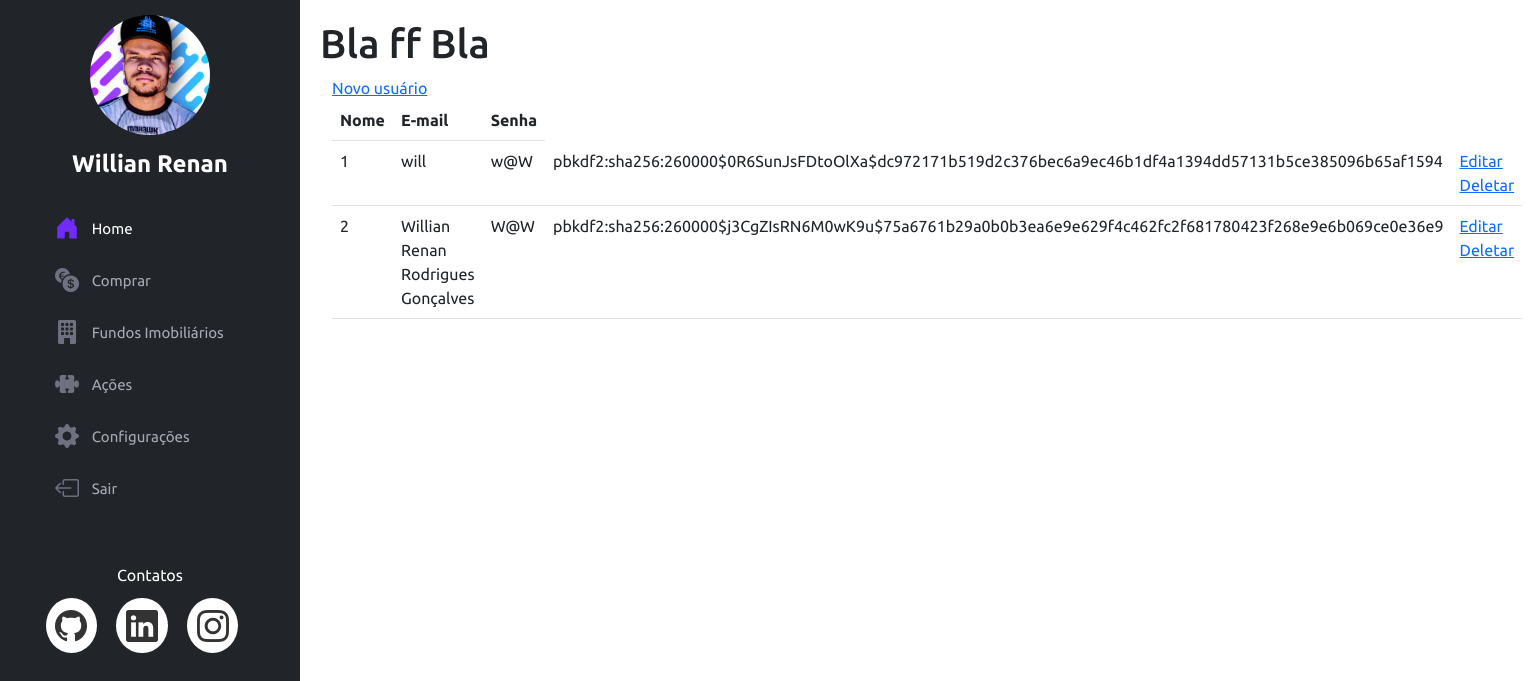
Before: /index (signed in) with the older database file.
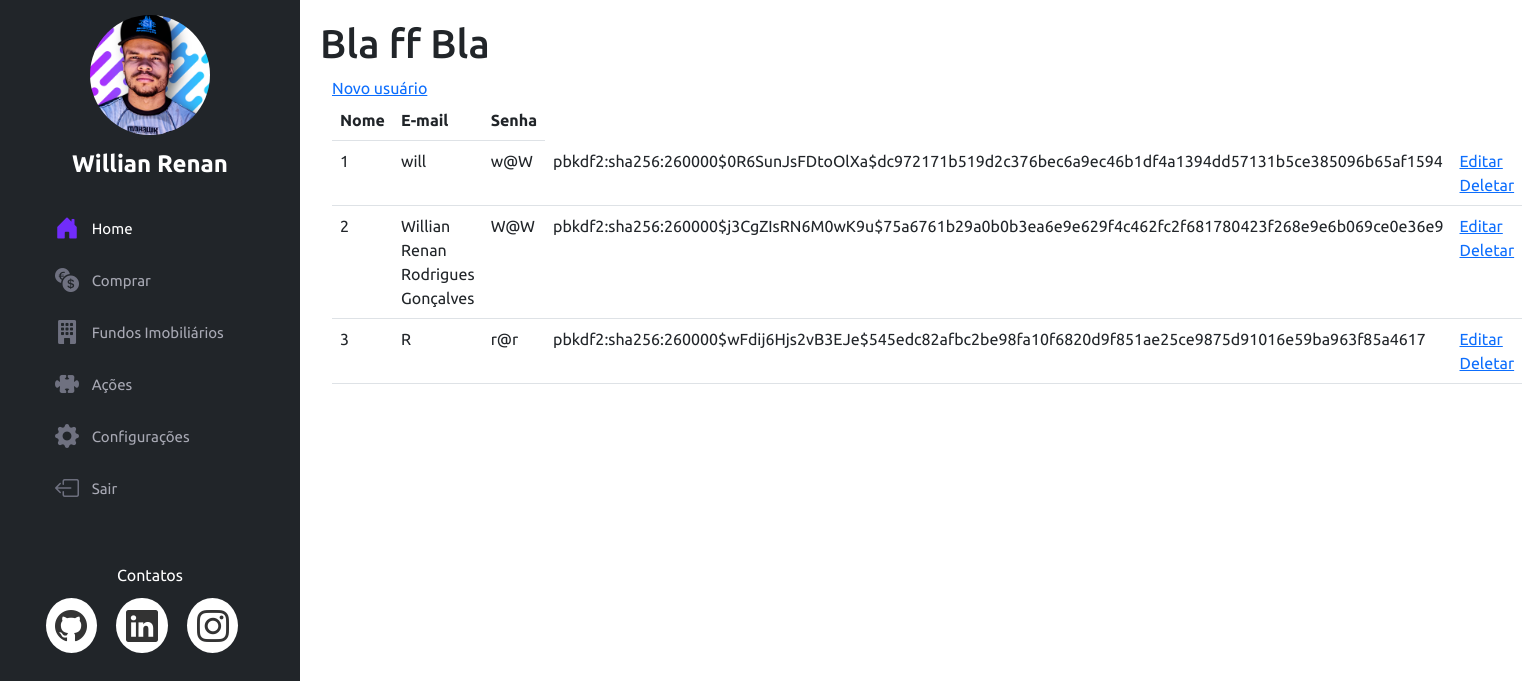
After: the same page with the newer database file.
### mywalletproject/ext/database.py (models this page shows, shortened)
class User(db.Model, SerializerMixin, UserMixin):
    id = db.Column(db.Integer, primary_key=True, autoincrement=True)
    nome = db.Column(db.String(80), unique=True, nullable=False)
    email = db.Column(db.String(120), unique=True, nullable=False)
    senha = db.Column(db.String(120), nullable=False)

### mywalletproject/blueprints/views.py (the view)
    @app.route("/index")
    @login_required
    def index():
        usuarios = User.query.all()
        return render_template("index.html", usuarios=usuarios)

### mywalletproject/ext/auth.py (called while the page is built)
@login_manager.user_loader
def load_user(user_id):
    return User.query.get(int(user_id))

### mywalletproject/templates/index.html (shortened to what this page needs)
<!DOCTYPE html>
<html lang="pt-br">
<head>
    <link rel="stylesheet" href="../static/bootstrap/css/bootstrap.css">
    <link rel="stylesheet" href="https://cdn.jsdelivr.net/npm/bootstrap-icons@1.10.3/font/bootstrap-icons.css">
    <link rel="stylesheet" href="../static/style.css">
</head>
<body>
    <aside id="header">
        <section class="profile">
            <img src="../static/img/profile-pic (6).png "alt="foto usuario">
            <h1>Willian Renan</h1>
        </section>
        <nav id="navBar" class="nav-menu">
            <ul class="nav flex-column">
                <li class="nav-item">
                  <a class="nav-link active" aria-current="page" href="/index"><i class="bi bi-house-door-fill"></i>  Home</a>
                </li>
                <li class="nav-item">
                  <a class="nav-link" href="/add"><i class="bi bi-currency-exchange"></i>  Comprar</a>
                </li>
                <li class="nav-item">
                  <a class="nav-link" href="/fundos-imobiliarios"><i class="bi bi-building-fill"></i>  Fundos Imobiliários</a>
                </li>
                <li class="nav-item">
                    <a class="nav-link" href="/acoes"><i class="bi bi-puzzle-fill"></i>  Ações</a>
                </li>
                <li class="nav-item">
                    <a class="nav-link" href="/configuracao"><i class="bi bi-gear-fill"></i>  Configurações</a>
                </li>
                <li class="nav-item">
                    <a class="nav-link" href="/logout"><i class="bi bi-box-arrow-left"></i> Sair</a>
                </li>
              </ul>
        </nav>
        <section class="profile">
            <div class="social-links mt-4 text-center">
                <p> Contatos</p>
                <a target="_blank" href="#"><i class="bi bi-github"></i></a>
                <a target="_blank" href="#"><i class="bi bi-linkedin"></i></a>
                <a target="_blank" href="#"><i class="bi bi-instagram"></i></a>
            </div>
        </section>
    </aside>
    <main id="main">
            <h1> Bla ff Bla</h1>
            <div class="container">
                <div class="col-xs-12">
                    <a href="/add">Novo usuário</a>
                </div>
                <div class="row">
                    <div class="col-xs-12">
                        <table class="table">
                            <thead>
                                <tr>
                                    <th>Nome</th>
                                    <th>E-mail</th>
                                    <th>Senha</th>
                                </tr>
                                <tbody>
                                    {% for u in usuarios%}
                                    <tr>
                                        <td>{{u.id}}</td>
                                        <td>{{u.nome}}</td>
                                        <td>{{u.email}}</td>
                                        <td>{{u.senha}}</td>
                                        <td>
                                            <a href="/edit/{{u.id}}"> Editar</a>
                                            <a href="/delete/{{u.id}}"> Deletar</a>
                                        </td>
                                    </tr>
                                    {%endfor%}
                                </tbody>
                            </thead>
                        </table>
                    </div>
                </div>
            </div>
    </main>
</body>
</html>

### mywalletproject/static/style.css (style rules this page uses)
html, body { font-family: Ubuntu,Arial; width: 100%; height: 100%; }
#header { position:fixed; top: 0; left: 0; bottom: 0; background: #212529;; overflow-y: auto; width: 300px; transition: all ease-in-out 0.5s; padding: 0 15px; z-index: 9992; }
#header .profile img { margin: 15px auto; display: block; width: 120px ; border-radius: 50%; }
#header .profile h1 { font-size: 24px; margin: 0; padding: 0; font-weight: 700; text-align: center; color: white; }
#header .profile .social-links { margin-top: 350px; }
#header .profile .social-links a { font-size: 2rem; background:white ; color: #333; padding: 0.6rem; margin-right: 1rem; border-radius: 50%; text-decoration: nome; }
#header .profile p { color: #ffffff; margin-bottom: 15px; }
.nav-menu { padding: 1.5rem; }
.nav-menu a, .nav-menu a:focus { display: flex; align-items: center; color: #a8a9b4; font-size: 15px; background-color: none; }
.nav-menu a i, .nav-menu a:focus i { font-size: 24px; padding-right: 0.8rem; color: #6f7180; }
.nav-menu a:hover , .nav-menu .active, .nav-menu .active:focus, .nav-menu li :hover > a { text-decoration: none; color: #ffffff; }
.nav-menu a:hover i , .nav-menu .active i, .nav-menu .active:focus i, .nav-menu li :hover > a i { text-decoration: none; color: #712cf9; }
#main { margin-left: 300px; padding: 20px; }

Changed rows visible on the page:
added User: id "3", nome "R", email "r@r", senha "pbkdf2:sha256:260000$wFdij6Hjs2vB3EJe$545edc82afbc2be98fa10f6820d9f851ae25ce9875d91016e59ba963f85a4617"
